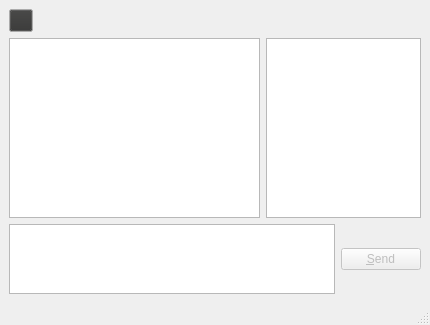
<?xml version="1.0" encoding="UTF-8"?>
<ui version="4.0">
 <class>ChatWindow</class>
 <widget class="QMainWindow" name="ChatWindow">
  <property name="geometry">
   <rect>
    <x>0</x>
    <y>0</y>
    <width>430</width>
    <height>325</height>
   </rect>
  </property>
  <property name="windowTitle">
   <string>ChatWindow</string>
  </property>
  <property name="toolTip">
   <string>Destroy this chat</string>
  </property>
  <widget class="QWidget" name="centralwidget">
   <layout class="QVBoxLayout" name="verticalLayout">
    <item>
     <widget class="QToolButton" name="destroyButton">
      <property name="palette">
       <palette>
        <active>
         <colorrole role="Button">
          <brush brushstyle="SolidPattern">
           <color alpha="255">
            <red>51</red>
            <green>51</green>
            <blue>50</blue>
           </color>
          </brush>
         </colorrole>
        </active>
        <inactive>
         <colorrole role="Button">
          <brush brushstyle="SolidPattern">
           <color alpha="255">
            <red>51</red>
            <green>51</green>
            <blue>50</blue>
           </color>
          </brush>
         </colorrole>
        </inactive>
        <disabled>
         <colorrole role="Button">
          <brush brushstyle="SolidPattern">
           <color alpha="255">
            <red>51</red>
            <green>51</green>
            <blue>50</blue>
           </color>
          </brush>
         </colorrole>
        </disabled>
       </palette>
      </property>
      <property name="text">
       <string/>
      </property>
      <property name="icon">
       <iconset resource="Icons.qrc">
        <normaloff>:/icons/destroyIcon</normaloff>:/icons/destroyIcon</iconset>
      </property>
     </widget>
    </item>
    <item>
     <layout class="QHBoxLayout" name="horizontalLayout_2">
      <item>
       <widget class="QListView" name="historyView">
        <property name="horizontalScrollBarPolicy">
         <enum>Qt::ScrollBarAlwaysOff</enum>
        </property>
        <property name="editTriggers">
         <set>QAbstractItemView::NoEditTriggers</set>
        </property>
        <property name="selectionMode">
         <enum>QAbstractItemView::NoSelection</enum>
        </property>
        <property name="wordWrap">
         <bool>true</bool>
        </property>
       </widget>
      </item>
      <item>
       <widget class="QListView" name="listView">
        <property name="maximumSize">
         <size>
          <width>160</width>
          <height>16777215</height>
         </size>
        </property>
       </widget>
      </item>
     </layout>
    </item>
    <item>
     <layout class="QHBoxLayout" name="horizontalLayout">
      <item>
       <widget class="customPlainTextEdit" name="messagePlainTextEdit">
        <property name="maximumSize">
         <size>
          <width>16777215</width>
          <height>80</height>
         </size>
        </property>
       </widget>
      </item>
      <item>
       <widget class="QPushButton" name="sendButton">
        <property name="enabled">
         <bool>false</bool>
        </property>
        <property name="focusPolicy">
         <enum>Qt::TabFocus</enum>
        </property>
        <property name="text">
         <string>&amp;Send</string>
        </property>
        <property name="shortcut">
         <string>Return</string>
        </property>
       </widget>
      </item>
     </layout>
    </item>
   </layout>
  </widget>
  <widget class="QStatusBar" name="statusbar"/>
 </widget>
 <customwidgets>
  <customwidget>
   <class>customPlainTextEdit</class>
   <extends>QPlainTextEdit</extends>
   <header>customplaintextedit.h</header>
  </customwidget>
 </customwidgets>
 <resources>
  <include location="Icons.qrc"/>
 </resources>
 <connections/>
</ui>
